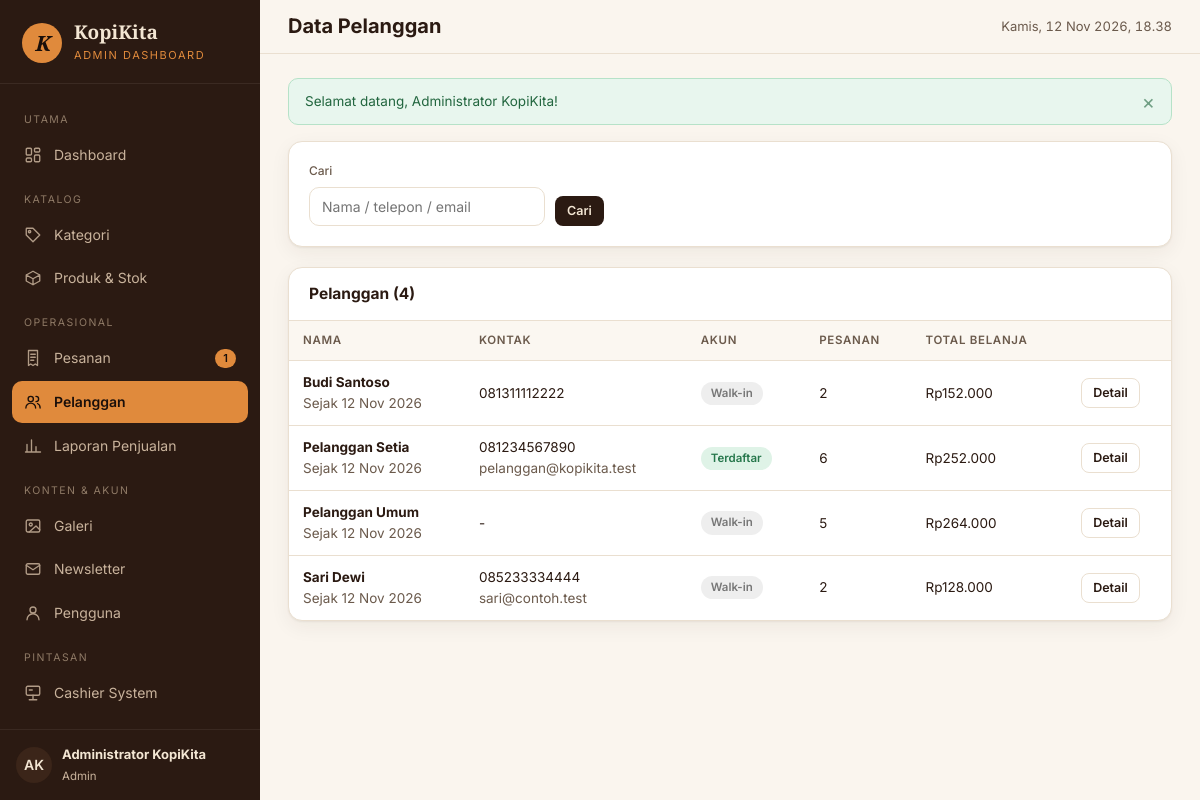
Screenshot of /admin/customers/index.php (signed in) with the database file from the repository.
### tables this page shows
CREATE TABLE `users` (
  `id`            BIGINT UNSIGNED NOT NULL AUTO_INCREMENT,
  `name`          VARCHAR(100) NOT NULL,
  `username`      VARCHAR(50)  NOT NULL,
  `email`         VARCHAR(150) NOT NULL,
  `password`      VARCHAR(255) NOT NULL,
  `role`          ENUM('admin','cashier','customer') NOT NULL DEFAULT 'customer',
  `avatar`        VARCHAR(255) NULL,
  `is_active`     TINYINT(1)   NOT NULL DEFAULT 1,
  `last_login_at` DATETIME     NULL,
  `created_at`    DATETIME     NOT NULL,
  `updated_at`    DATETIME     NOT NULL,
  PRIMARY KEY (`id`),
  UNIQUE KEY `uq_users_username` (`username`),
  UNIQUE KEY `uq_users_email` (`email`),
  KEY `idx_users_role` (`role`)
);

CREATE TABLE `customers` (
  `id`         BIGINT UNSIGNED NOT NULL AUTO_INCREMENT,
  `user_id`    BIGINT UNSIGNED NULL,
  `name`       VARCHAR(100) NOT NULL,
  `phone`      VARCHAR(25)  NULL,
  `email`      VARCHAR(150) NULL,
  `address`    TEXT         NULL,
  `created_at` DATETIME     NOT NULL,
  `updated_at` DATETIME     NOT NULL,
  PRIMARY KEY (`id`),
  UNIQUE KEY `uq_customers_user` (`user_id`),
  KEY `idx_customers_name` (`name`),
  CONSTRAINT `fk_customers_user` FOREIGN KEY (`user_id`) REFERENCES `users` (`id`)
    ON UPDATE CASCADE ON DELETE SET NULL
);

### config/database.php (called while the page is built, shortened)
<?php
function db(): PDO
{
    static $pdo = null;
    if ($pdo instanceof PDO) {
        return $pdo;
    }
    $dsn = 'mysql:host=' . DB_HOST . ';port=' . DB_PORT . ';dbname=' . DB_NAME . ';charset=utf8mb4';
    try {
        $pdo = new PDO($dsn, DB_USER, DB_PASS, [
            PDO::ATTR_ERRMODE            => PDO::ERRMODE_EXCEPTION,
            PDO::ATTR_DEFAULT_FETCH_MODE => PDO::FETCH_ASSOC,
            PDO::ATTR_EMULATE_PREPARES   => false,
        ]);
        $offset = (new DateTime('now', new DateTimeZone(date_default_timezone_get())))->format('P');
        $pdo->exec("SET time_zone = '" . $offset . "'");
    } catch (PDOException $e) {
        http_response_code(500);
        $msg = defined('APP_DEBUG') && APP_DEBUG ? $e->getMessage() : 'Tidak dapat terhubung ke database.';
        exit('<h1>Koneksi database gagal</h1><p>' . htmlspecialchars($msg, ENT_QUOTES, 'UTF-8')
            . '</p><p>Pastikan MySQL XAMPP berjalan dan database <code>kopikita_db</code> sudah di-import.</p>');
    }
    return $pdo;
}

### includes/auth.php (called while the page is built, shortened)
<?php
require_once __DIR__ . '/../config/database.php';
require_once __DIR__ . '/functions.php';
function current_user(): ?array
{
    static $user = false;
    if ($user !== false) {
        return $user;
    }
    $st = db()->prepare('SELECT u.id, u.name, u.username, u.email, u.role, u.avatar, u.is_active, c.id AS customer_id
                         FROM users u LEFT JOIN customers c ON c.user_id = u.id WHERE u.id = ? LIMIT 1');
    $st->execute([$_SESSION['user_id']]);
    $row = $st->fetch();
    $user = $row;
    return $user;
}
function require_login(): array
{
    $u = current_user();
    return $u;
}
function require_role(array $roles): array
{
    $u = require_login();
    return $u;
}

### admin/customers/index.php (the view, shortened to what this page needs)
<?php
require_once __DIR__ . '/../../includes/auth.php';
require_role(['admin']);
$pdo = db();
$q = trim((string) ($_GET['q'] ?? ''));
$where = '1=1';
$args = [];
$cnt = $pdo->prepare("SELECT COUNT(*) FROM customers c WHERE $where");
$cnt->execute($args);
$pg = paginate((int) $cnt->fetchColumn(), 15);
$st = $pdo->prepare("SELECT c.*, u.is_active, COUNT(o.id) AS order_count,
        COALESCE(SUM(CASE WHEN o.order_status = 'completed' THEN o.total_amount END), 0) AS spent
        FROM customers c LEFT JOIN users u ON u.id = c.user_id LEFT JOIN orders o ON o.customer_id = c.id
        WHERE $where GROUP BY c.id ORDER BY c.name LIMIT {$pg['limit']} OFFSET {$pg['offset']}");
$st->execute($args);
$rows = $st->fetchAll();
$pageTitle = 'Data Pelanggan';
require __DIR__ . '/../../includes/admin-header.php';
?>
<div class="card mb-3"><div class="card-body">
    <form class="filter-bar" method="get">
        <div class="form-group"><label class="form-label" for="q">Cari</label><input class="form-control" id="q" name="q" value="<?= e($q) ?>" placeholder="Nama / telepon / email"></div>
        <button class="btn btn-dark btn-sm" type="submit">Cari</button>
    </form>
</div></div>
<div class="card">
    <div class="card-header"><h2>Pelanggan (<?= (int) $pg['total'] ?>)</h2></div>
    <div class="table-wrap"><table class="table">
        <thead><tr><th>Nama</th><th>Kontak</th><th>Akun</th><th class="text-right">Pesanan</th><th class="text-right">Total belanja</th><th></th></tr></thead>
        <tbody>
        <?php foreach ($rows as $r): ?>
            <tr><td><strong><?= e($r['name']) ?></strong><div class="text-muted">Sejak <?= e(tanggal($r['created_at'], false)) ?></div></td>
                <td><?= e($r['phone'] ?: '-') ?><div class="text-muted"><?= e($r['email'] ?: '') ?></div></td>
                <td><?= $r['user_id'] ? ($r['is_active'] ? '<span class="badge badge-ok">Terdaftar</span>' : '<span class="badge badge-off">Nonaktif</span>') : '<span class="badge badge-off">Walk-in</span>' ?></td>
                <td class="text-right"><?= (int) $r['order_count'] ?></td><td class="text-right nowrap"><?= e(rupiah($r['spent'])) ?></td>
                <td><a class="btn btn-outline btn-sm" href="<?= e(url('admin/customers/show.php?id=' . $r['id'])) ?>">Detail</a></td></tr>
        <?php endforeach; ?>
        </tbody>
    </table></div>
</div>
<?php require __DIR__ . '/../../includes/admin-footer.php'; ?>

### includes/admin-header.php (shortened to what this page needs)
<?php
$user = current_user();
$panel = $panel ?? 'admin';
$pendingCount = (int) db()->query("SELECT COUNT(*) FROM orders WHERE order_status IN ('pending')")->fetchColumn();
if (!isset($navItems)) {
    $navItems = [
        ['label' => 'Utama'],
        ['href' => 'admin/index.php', 'icon' => 'dashboard', 'text' => 'Dashboard', 'exact' => true],
        ['label' => 'Katalog'],
        ['href' => 'admin/categories/', 'icon' => 'tag', 'text' => 'Kategori'],
        ['href' => 'admin/products/', 'icon' => 'box', 'text' => 'Produk & Stok'],
        ['label' => 'Operasional'],
        ['href' => 'admin/orders/', 'icon' => 'receipt', 'text' => 'Pesanan', 'count' => $pendingCount],
        ['href' => 'admin/customers/', 'icon' => 'users', 'text' => 'Pelanggan'],
        ['href' => 'admin/reports/', 'icon' => 'chart', 'text' => 'Laporan Penjualan'],
        ['label' => 'Konten & Akun'],
        ['href' => 'admin/gallery/', 'icon' => 'image', 'text' => 'Galeri'],
        ['href' => 'admin/newsletter/', 'icon' => 'mail', 'text' => 'Newsletter'],
        ['href' => 'admin/users/', 'icon' => 'user', 'text' => 'Pengguna'],
        ['label' => 'Pintasan'],
        ['href' => 'cashier/index.php', 'icon' => 'pos', 'text' => 'Cashier System'],
        ['href' => 'index.php', 'icon' => 'home', 'text' => 'Lihat Website'],
    ];
}
$cur = current_path();
$isActive = function (array $it) use ($cur): bool {
    $target = url($it['href']);
    if (!empty($it['exact'])) {
        return $cur === $target;
    }
    return strpos($cur, rtrim($target, '/')) === 0 && !preg_match('#/index\.php$#', $it['href']);
};
?>
<!DOCTYPE html>
<html lang="id">
<head>
    <link rel="stylesheet" href="<?= e(asset('css/admin.css')) ?>">
</head>
<body class="panel-<?= e($panel) ?>">
<div class="app">
    <aside class="sidebar" id="sidebar">
        <a href="<?= e(url($panel === 'cashier' ? 'cashier/index.php' : 'admin/index.php')) ?>" class="sidebar-brand">
            <span class="logo">K</span>
            <span><strong>KopiKita</strong><small><?= $panel === 'cashier' ? 'Cashier System' : 'Admin Dashboard' ?></small></span>
        </a>
        <nav class="sidebar-nav" aria-label="Menu panel">
            <?php foreach ($navItems as $it): ?>
                <?php if (isset($it['label'])): ?>
                    <div class="label"><?= e($it['label']) ?></div>
                <?php else: ?>
                    <a href="<?= e(url($it['href'])) ?>" class="<?= $isActive($it) ? 'active' : '' ?>">
                        <?= icon($it['icon']) ?> <span><?= e($it['text']) ?></span>
                        <?php if (!empty($it['count'])): ?><span class="count"><?= (int) $it['count'] ?></span><?php endif; ?>
                    </a>
                <?php endif; ?>
            <?php endforeach; ?>
        </nav>
        <div class="sidebar-foot">
            <span class="avatar"><?= e(initials($user['name'])) ?></span>
            <span><strong><?= e($user['name']) ?></strong><small><?= e(ROLE_LABELS[$user['role']]) ?></small></span>
        </div>
    </aside>
    <div class="main">
        <header class="topbar">
            <div>
                <h1><?= e($pageTitle ?? 'Dashboard') ?></h1>
            </div>
            <span class="clock" id="clock"><?= e(tanggal(now())) ?></span>
        </header>
        <div class="content">
            <?= render_flashes() ?>

### rows the page displays
users: name "AK", name "Administrator KopiKita", role "Admin"
customers: name "Budi Santoso", created_at "12 Nov 2026", phone "081311112222", shows "Walk-in", order_count "2", spent "Rp152.000"
customers: name "Pelanggan Setia", created_at "12 Nov 2026", phone "081234567890", email "pelanggan@kopikita.test", shows "Terdaftar", order_count "6", spent "Rp252.000"
customers: name "Pelanggan Umum", created_at "12 Nov 2026", phone "-", shows "Walk-in", order_count "5", spent "Rp264.000"
customers: name "Sari Dewi", created_at "12 Nov 2026", phone "085233334444", email "sari@contoh.test", shows "Walk-in", order_count "2", spent "Rp128.000"

### other values shown
$it['label'] "UTAMA"
$it['text'] "Dashboard"
$it['label'] "KATALOG"
$it['text'] "Kategori"
$it['text'] "Produk & Stok"
$it['label'] "OPERASIONAL"
$it['text'] "Pesanan"
$it['count'] "1"
$it['text'] "Pelanggan"
$it['text'] "Laporan Penjualan"
$it['label'] "KONTEN & AKUN"
$it['text'] "Galeri"
$it['text'] "Newsletter"
$it['text'] "Pengguna"
$it['label'] "PINTASAN"
